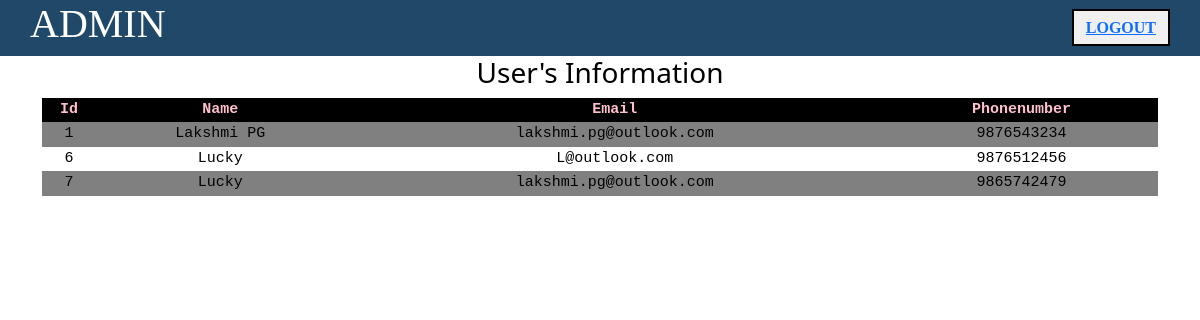
The app's page /ap.php with its own data.
### tables this page shows
CREATE TABLE `user` (
  `id` int(11) NOT NULL,
  `name` varchar(255) NOT NULL,
  `email` varchar(255) NOT NULL,
  `phonenumber` varchar(10) NOT NULL
);

### ap.php (the view, shortened to what this page needs)
<!DOCTYPE html>
<html lang="en">
<head>
    <link href="https://cdn.jsdelivr.net/npm/bootstrap@5.1.3/dist/css/bootstrap.min.css" rel="stylesheet">
</head>
<body>
    <div class="header">
    <h1>ADMIN<?php echo $_SESSION['id']?></h1>
<form >
    <a href="admin_area/index.php">LOGOUT</a>
</form>
</div>
<div class="container">
    <h3>User's Information</h3>
    <table>
        <tr>
            <th>Id</th>
            <th>Name</th>
            <th>Email</th>
            <th>Phonenumber</th>
</tr>
</div>
<?php
$conn=mysqli_connect("localhost","root","","project");
$sql="select id,name,email,phonenumber from user";
$result=$conn->query($sql);
if($result->num_rows>0){
    while($row=$result->fetch_assoc()){
        echo "<tr><td>".$row['id']."</td><td>".$row['name']."</td><td>".$row['email']."</td><td>".$row['phonenumber']."</td></tr>";
    }
}
else{
    echo"0 result";
}
?>
</body>
</html>

### ap.php (style rules this page uses)
body { margin:0px; }
h1 { text-align:center; font-family:poppins; color:white; }
.header { font-family:poppins; display:flex; justify-content:space-between; align-items:center; padding:0px 30px; background-color:#204969; }
.header a { background-color:#f0f0f0; font-size:16px; font-weight:550; padding:8px 12px; border:2px solid black; }
h3 { color:black; text-align:center; }
table { border-collapse:collapse; width:100%; color:black; font-family:monospace; font-size:15px; text-align:center; }
th { background-color:black; color:pink; }
tr:nth-child(even) { background-color:grey }

### records on screen
user: id "1", name "Lakshmi PG", email "lakshmi.pg@outlook.com", phonenumber "9876543234"
user: id "6", name "Lucky", email "L@outlook.com", phonenumber "9876512456"
user: id "7", name "Lucky", email "lakshmi.pg@outlook.com", phonenumber "9865742479"
